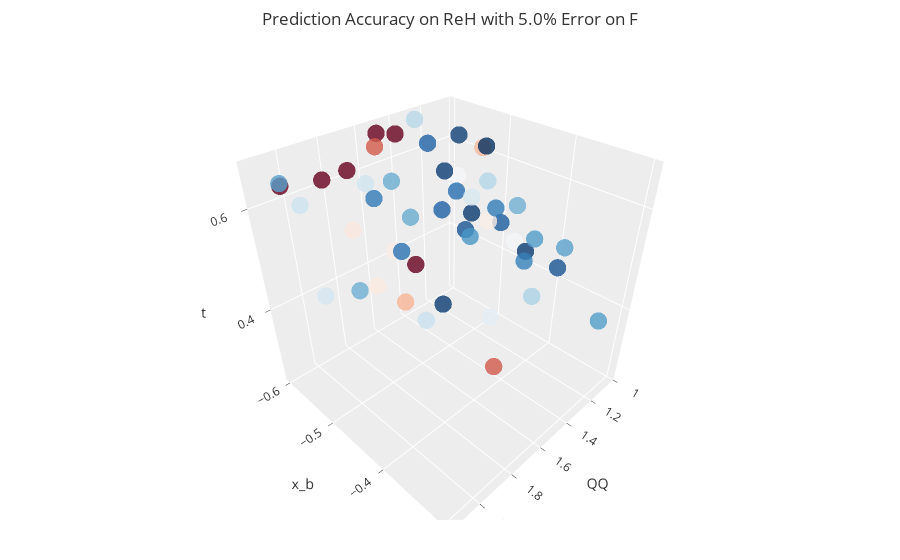

Write notebook code for a chart like this one.
### Code cell
plotInteractive(0.05, 50, 'ReH')
